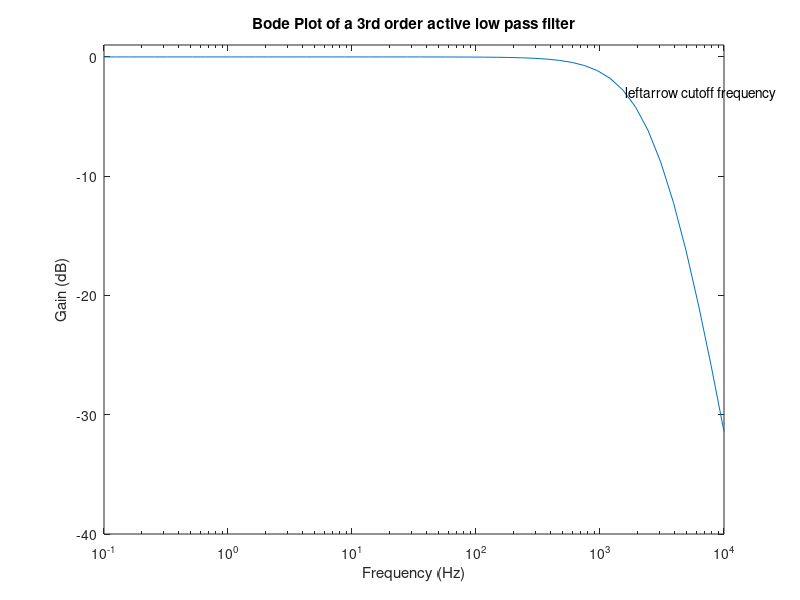
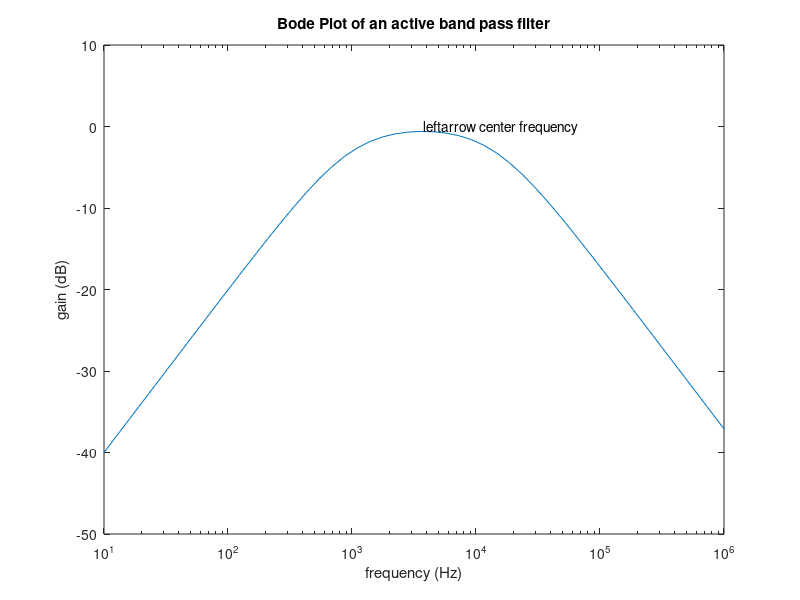

Write the MATLAB code that produced these figures, in order.
format short 
format compact

% Active filters - high order low pass filter 

r1 = 3.38e3;
r2 = 3.38e3;
c1 = 15e-9;

freq_vec = logspace(-1, 4);
w = freq_vec * 2 * pi;
w0 = 1600*2*pi;

gain = 20*log10(((-r2/r1) ./(1+j*w*r2*c1)).^3);

figure(1); 
semilogx(freq_vec, gain);
text(w0/(2*pi), -3, "\leftarrow cutoff frequency");
xlabel('Frequency (Hz)');
ylabel('Gain (dB)');
ylim([-40 1])
title('Bode Plot of a 3rd order active low pass filter')

% Active filters - bandpass

rl = 114;
rh = 1592;
c1 = 0.1e-6;
c2 = 0.1e-6;
rf = 1e3;
ri = 1e3;

freq_vec = logspace(1, 6);
w = freq_vec * 2 * pi;
w0 = 23509.53;

gain = 20*log10((-rf/ri) .* (1./(1+j*w*rl*c1)) .* (j*w*c2*rh ./(1 + j*w*c2*rh)) );

figure(2); 
semilogx(freq_vec, gain);
text(w0/(2*pi), 0, "\leftarrow center frequency");
xlabel('frequency (Hz)');
ylabel('gain (dB)');
ylim([-50 10])
title('Bode Plot of an active band pass filter')